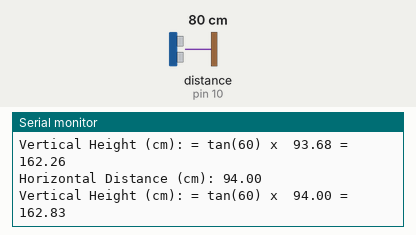
The sketch below on a simulated Arduino Uno, built with avr-gcc and run on an emulated ATmega328P. On the bench: the last lines printed to the serial monitor. Wiring (inferred from the names in the program): ultrasonic range finder: trigger pin 9; echo pin 10. Inputs (shaded band) come from the test bench; at power-on: distance to the obstacle (sensor on pin 10) 80 cm. The echo pulse lasts 58.3 µs per cm.

Above: at 2.8 s.
2.9 s: distance to the obstacle (sensor on pin 10) set to 2 cm
At 5.3 s:
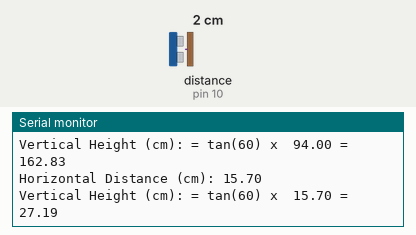
5.6 s: distance to the obstacle (sensor on pin 10) set to 4 cm
At 6.5 s:
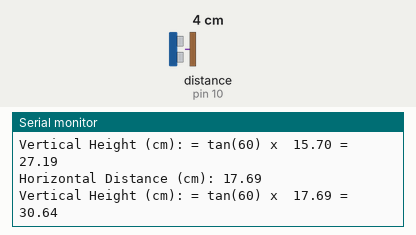
Timing chart, 0 to 8.6 s (numbered marks = the images above; inputs shaded):
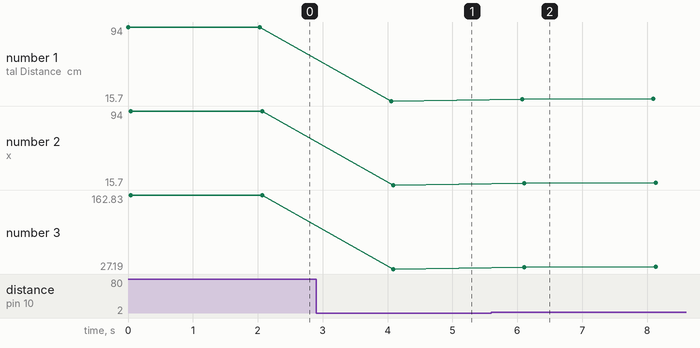

The sketch:

arduinocodes.ino
```cpp
const int trigPin = 9;   // trigpin of the ultrasonic sensor
const int echoPin = 10;  // echopin of the ultrasonic sensor
void setup() {
  Serial.begin(9600);
  pinMode(trigPin, OUTPUT);
  pinMode(echoPin, INPUT);
}
void loop() {
  // trigger the ultrasonicsensor
  digitalWrite(trigPin, LOW);
  delayMicroseconds(2);
  digitalWrite(trigPin, HIGH);
  delayMicroseconds(10);
  digitalWrite(trigPin, LOW);
  // reads the echoduration and calculates the distance
  long duration = pulseIn(echoPin, HIGH);
  float distance = duration * 0.0343 / 2 +14.0;  // converts to centimeters
  // calculate the vertical height using the tangent of 60 degrees (approx. 1.7321)
  float verticalheights = distance * 1.7321;
  Serial.println("Horizontal Distance (cm): " + String(distance) + "\n" + "Vertical Height (cm): = tan(60) x  " + String(distance) + " =  " + String(verticalheights) + "\n");//_______
//  Serial.println(distance);
//  Serial.print("Vertical Height (cm): = tan(60) x  ");
//  Serial.print(distance);
//  Serial.print(" =  ");
//  Serial.println(verticalheights);
//

  delay(1000);  // Delay for 1 second before the next measurement
    Serial.println(""); Serial.println("");Serial.println("");Serial.println("");Serial.println(""); delay(1000);  // Delay for 1 second before the next measurement


}
```

Measured:
- after the input at 2.9 s, the serial monitor: prints a new line after 1.2 s (image 1)
- after the input at 5.6 s, the serial monitor: prints a new line after 0.48 s (image 2)
- plotted number 1: 94 → 15.7 after the input at 2.9 s, 15.7 → 18.03 after the input at 5.6 s
- plotted number 2: 94 → 15.7 after the input at 2.9 s, 15.7 → 18.03 after the input at 5.6 s
- plotted number 3: 162.83 → 27.19 after the input at 2.9 s, 27.19 → 31.23 after the input at 5.6 s
